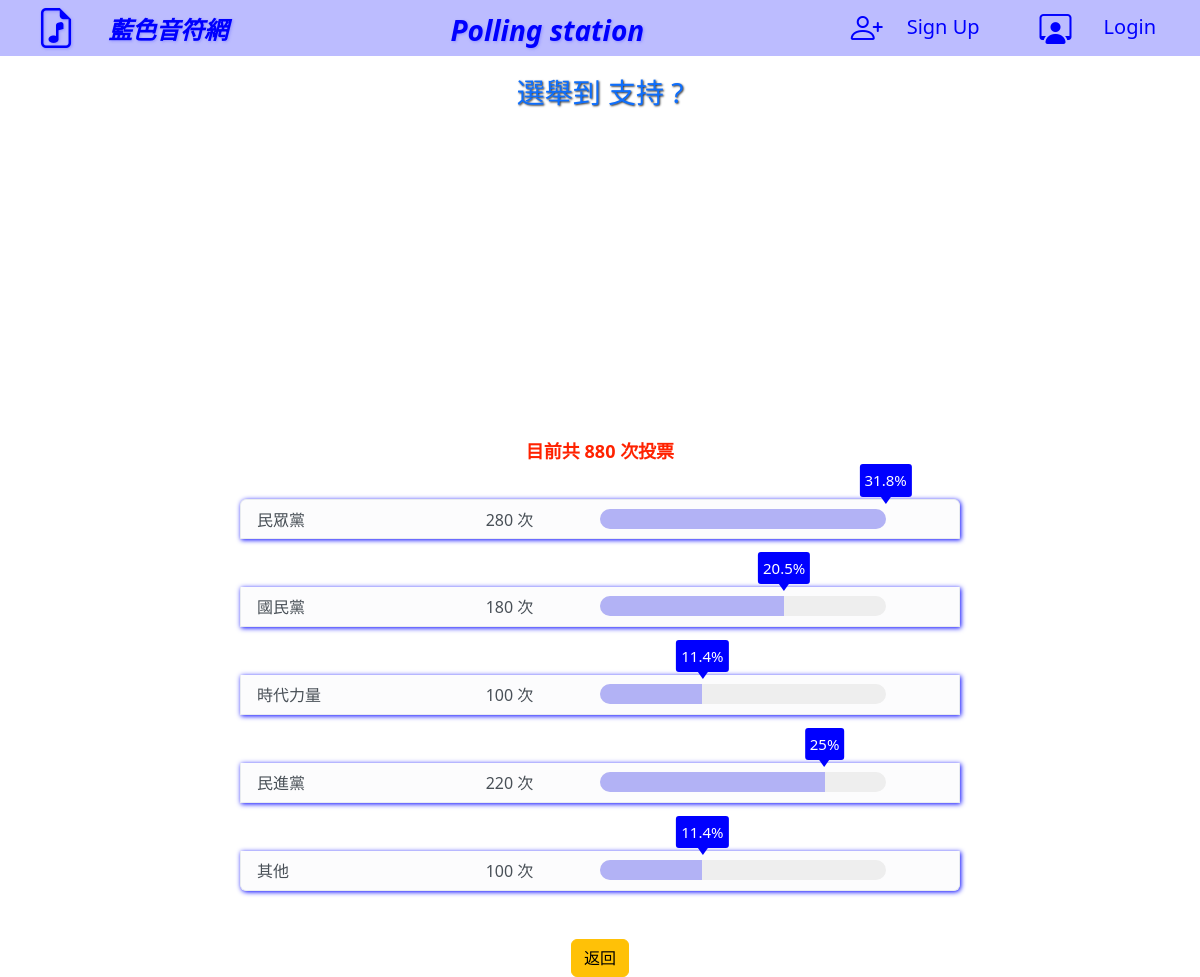
/index.php?do=survey_result&id=26, run on the app's committed database.
### tables this page shows
CREATE TABLE `survey_subject_hw` (
  `id` int(12) UNSIGNED NOT NULL,
  `img` varchar(64) NOT NULL,
  `subject` text NOT NULL,
  `type` varchar(100) NOT NULL,
  `acive` tinyint(1) NOT NULL,
  `level` tinyint(1) NOT NULL,
  `vote` int(12) UNSIGNED NOT NULL,
  `created_at` timestamp NOT NULL DEFAULT current_timestamp(),
  `updated_at` timestamp NOT NULL DEFAULT current_timestamp() ON UPDATE current_timestamp()
);

CREATE TABLE `survey_options_hw` (
  `id` int(12) NOT NULL,
  `subject_id` int(12) UNSIGNED NOT NULL,
  `opt` text NOT NULL,
  `vote` int(12) UNSIGNED NOT NULL,
  `creaded_at` timestamp NOT NULL DEFAULT current_timestamp(),
  `updated_at` timestamp NOT NULL DEFAULT current_timestamp() ON UPDATE current_timestamp()
);

### db/base.php (called while the page is built, shortened)
<?php
class DB
{
    protected $table;
       protected $dsn="mysql:host=localhost;charset=utf8;dbname=opinion";
    protected $pdo;
    function __construct($table)
    {
        $this->pdo = new PDO($this->dsn,'root','');
        $this->table = $table;
    }
    private function arrayToSqlArray($array){
        foreach ($array as $key => $value) {
            $tmp[] = "`$key`='$value'";
        }
        return $tmp;
    }
    function all(...$arg){
        $sql = "select * from $this->table ";
        if(isset($arg[0])){
            if(is_array($arg[0])){
                $tmp = $this->arrayToSqlArray($arg[0]);
                $sql .= " where " .join(" && ",$tmp);
            }else{
                $sql .= $arg[0];
            }
        }
        return $this->pdo->query($sql)->fetchAll(PDO::FETCH_ASSOC);
    }
    function find($id){
        $sql = "select * from $this->table where ";
        if(is_array($id)){
            $tmp = $this->arrayToSqlArray($id);
            $sql .= join(" && ",$tmp);
        }else{
            $sql .= " `id`=$id";
        }
        return $this->pdo->query($sql)->fetch(PDO::FETCH_ASSOC);
    }
}
$subject = new DB("survey_subject_hw");
$options= new DB("survey_options_hw");

### front/survey_result.php (the view, shortened to what this page needs)
<link rel="stylesheet" href="https://cdnjs.cloudflare.com/ajax/libs/c3/0.7.20/c3.min.css">
<?php
$sub = $subject->find(['id' => $_GET['id']]);
$opts = $options->all(["subject_id" => $_GET['id']]);
?>
<h3 class="text-primary text-center my-2"><?= $sub['subject']; ?></h3>
<div id="chart"></div>
<?php
$level = ($sub['level'] == 1) ? "人投票" : "次投票";
$type = ($sub['level'] == 1) ? "人" : "次";
?>
<div class="total">目前共 <?= $sub['vote'] ?> <?= $level ?></div>
<ul class="list-group col-10 mx-auto" style="width:60%;">
    <?php
    foreach ($opts as $opt) {
        $division = ($sub['vote'] == 0) ? 1 : $sub['vote'];
        $width = round(($opt['vote'] / $division) * 100, 1);
    ?>
        <li class="d-flex list-group-item list-group-item-light list-group-item-action my-4 li_sh" style="height:40px;">
            <div class="col-4 voted-result" data-vote="<?= $opt['vote'] ?>"><?= $opt['opt']; ?></div>
            <div class="col-2"><?= $opt['vote']; ?> <?= $type ?></div>
            <div class="col-5 d-flex align-items-center">
                <div class="tool-chart col-5  rounded" data-progress="<?= $width; ?>" data-title="degree">
                    <div class="tag"></div>
                    <div class="bar">
                        <span></span>
                    </div>
                </div>
            </div>
        </li>
    <?php
    }
    ?>
</ul>
<div class="text-center mt-4">
    <a href="index.php?do=survey" class="btn btn-warning mx-1">返回</a>
</div>

### css/front.css (style rules this page uses)
:root { --darkBlue: #000080; --lightBlue: #4D4DFF60; --blue: #00f; --darkenBlue: #262680; --fadeBlue: #0000CC; --white: #fff; }

### css/back.css (style rules this page uses)
:root { --darkBlue:#000080; --lightBlue:#4D4DFF60; --blue:#00f; --darkenBlue:#262680; --fadeBlue:#0000CC90; --white:#fff; }
* { box-sizing: border-box; padding: 0; margin: 0; }
h1,h3 { text-align: center; padding: 20px 0; text-shadow: 1px 1px 2px #333; margin:auto; font-size: 28px; }

### front/survey_result.php (style rules this page uses)
.total { text-align: center; font-size: 18px; margin-bottom: 10px; color: #f20; font-weight: bold; }
#chart { width: 300px; height: 300px; margin: auto; }
.tool-chart { position: relative; width: 100%; left: 0px; }
.bar { margin-top: 5px; margin-bottom: 5px; height: 20px; background: #eee; border-radius: 10px; overflow: hidden; }
.tag { position: absolute; bottom: calc(100% + 7px); border-radius: 3px; background: var(--blue); padding: 5px; font-size: 15px; color: #fff; transform: translateX(-50%); left: 0%; }
.tag::after { content: ''; display: block; border-left: 5px solid transparent; border-right: 5px solid transparent; border-top: 7px solid var(--blue); position: absolute; left: 50%; top: 100%; transform: translateX(-50%); }
.bar span { display: inline-block; height: 150%; background: var(--lightBlue); width: 0%; }
.li_sh { box-shadow: 1px 1px 5px var(--blue); }

### data on the page
survey_subject_hw: subject "選舉到 支持 ?", vote "880", level "次投票", level "次"
survey_options_hw: opt "民眾黨", vote "280"
survey_options_hw: opt "國民黨", vote "180"
survey_options_hw: opt "時代力量", vote "100"
survey_options_hw: opt "民進黨", vote "220"
survey_options_hw: opt "其他", vote "100"
